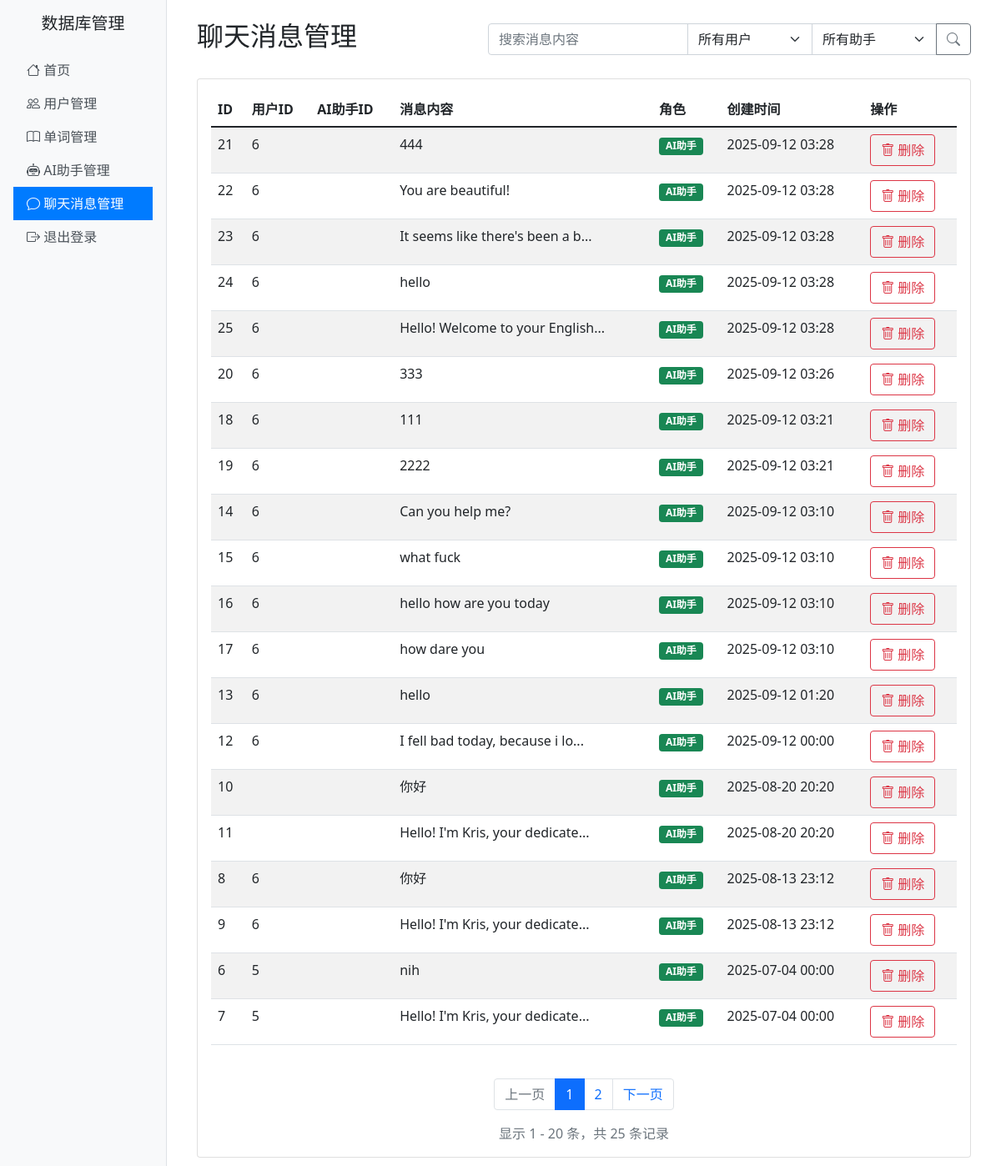
Before: /admin/chat_messages (signed in) with the older database file.
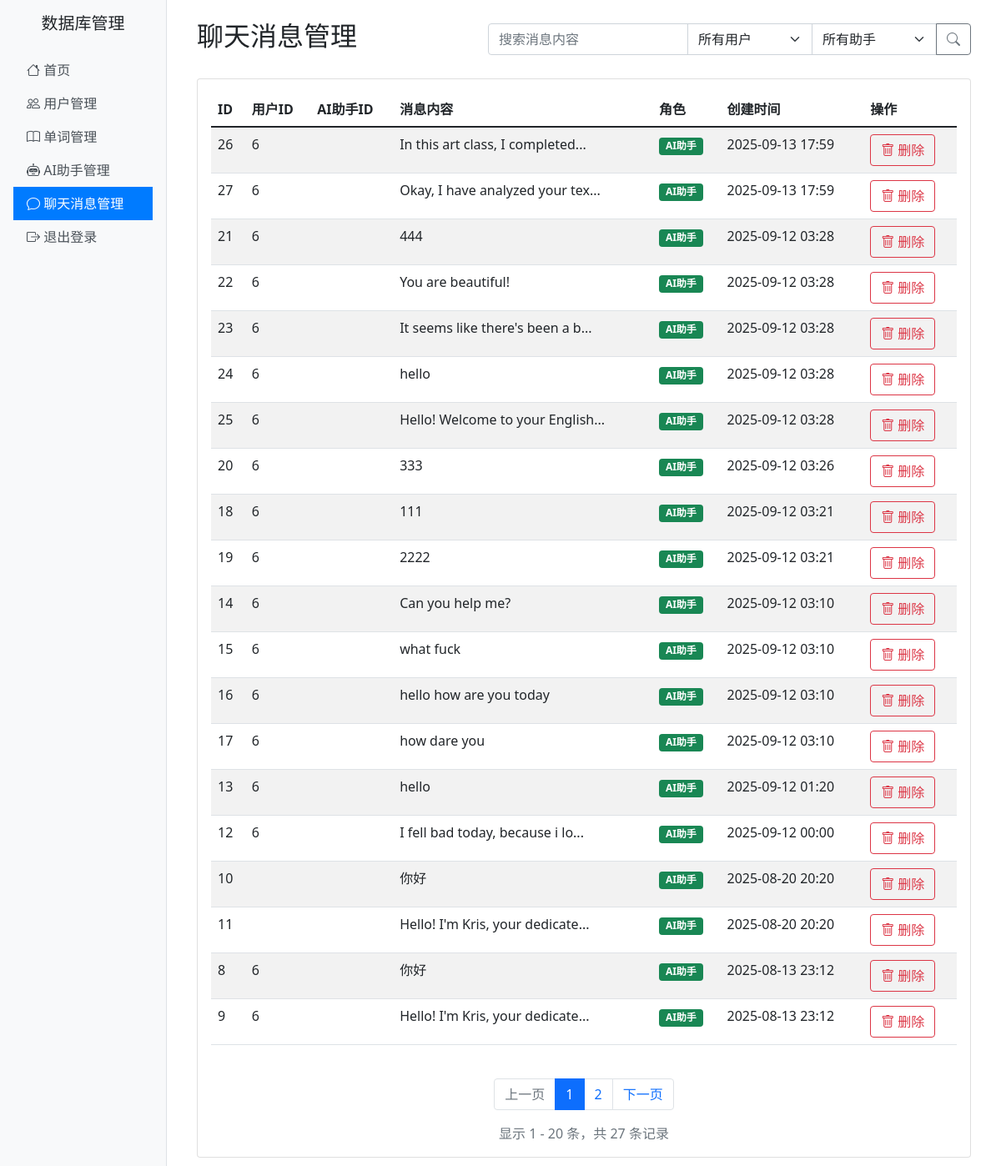
After: the same page with the newer database file.
### sql_alchemy.py (models this page shows)
class ChatMessage(db.Model):
    __tablename__ = 'chat_messages'
    message_id = db.Column(db.Integer, primary_key=True)
    user_id = db.Column(db.Integer, db.ForeignKey('user.user_id'), nullable=False)
    agent_id = db.Column(db.Integer, db.ForeignKey('ai_agent.agent_id'), nullable=False)
    sender_type = db.Column(db.String(10), nullable=False)  # 'user' or 'agent'
    content = db.Column(db.Text, nullable=False)
    tokens = db.Column(db.Integer, default=0)
    created_at = db.Column(db.DateTime, default=datetime.now())

### views/admin/__init__.py (the view)
@admin_bp.route('/chat_messages')
@login_required
def list_chat_messages():
    page = request.args.get('page', 1, type=int)
    per_page = request.args.get('per_page', 20, type=int)
    search = request.args.get('search', '')
    user_id = request.args.get('user_id', type=int)
    agent_id = request.args.get('agent_id', type=int)
    query = ChatMessage.query
    if search:
        query = query.filter(ChatMessage.content.ilike(f'%{search}%'))
    if user_id:
        query = query.filter(ChatMessage.user_id == user_id)
    if agent_id:
        query = query.filter(ChatMessage.agent_id == agent_id)
    chat_messages = query.order_by(ChatMessage.created_at.desc()).paginate(
        page=page, per_page=per_page, error_out=False
    )
    users = User.query.with_entities(User.user_id, User.username).all()
    agents = AIAgent.query.with_entities(AIAgent.agent_id, AIAgent.name).all()
    return render_template('admin/chat_messages/list.html',
                         chat_messages=chat_messages,
                         search=search,
                         user_id=user_id,
                         agent_id=agent_id,
                         users=users,
                         agents=agents)

### views/admin/__init__.py (called while the page is built)
def login_required(f):
    from functools import wraps
    @wraps(f)
    def decorated_function(*args, **kwargs):
        if 'admin_logged_in' not in session:
            return redirect(url_for('admin.login'))
        return f(*args, **kwargs)
    return decorated_function

### views/admin/templates/admin/chat_messages/list.html (shortened to what this page needs)
{% extends "admin/base.html" %}
{% block content %}
<div class="d-flex justify-content-between align-items-center mb-4">
    <h2>聊天消息管理</h2>
    <form method="GET" class="d-inline">
        <div class="input-group">
            <input type="text" class="form-control" placeholder="搜索消息内容" name="search" value="{{ search }}">
            <select class="form-select" name="user_id" style="max-width: 150px;">
                <option value="">所有用户</option>
            </select>
            <select class="form-select" name="agent_id" style="max-width: 150px;">
                <option value="">所有助手</option>
            </select>
            <button class="btn btn-outline-secondary" type="submit">
                <i class="bi bi-search"></i>
            </button>
        </div>
    </form>
</div>
<div class="card">
    <div class="card-body">
        <div class="table-responsive">
            <table class="table table-striped">
                <thead>
                    <tr>
                        <th>ID</th>
                        <th>用户ID</th>
                        <th>AI助手ID</th>
                        <th>消息内容</th>
                        <th>角色</th>
                        <th>创建时间</th>
                        <th>操作</th>
                    </tr>
                </thead>
                <tbody>
                    {% for message in chat_messages %}
                    <tr>
                        <td>{{ message.message_id }}</td>
                        <td>{{ message.user_id }}</td>
                        <td>{{ message.ai_agent_id }}</td>
                        <td>{{ message.content[:30] }}{% if message.content|length > 30 %}...{% endif %}</td>
                        <td>
                            <span class="badge bg-{{ 'info' if message.role == 'user' else 'success' }}">
                                {{ '用户' if message.role == 'user' else 'AI助手' }}
                            </span>
                        </td>
                        <td>{{ message.created_at.strftime('%Y-%m-%d %H:%M') }}</td>
                        <td>
                            <div class="btn-group btn-group-sm">
                                <form method="POST" action="{{ url_for('admin.delete_chat_message', message_id=message.message_id) }}" onsubmit="return confirm('确定要删除这条聊天消息吗？');">
                                    <button type="submit" class="btn btn-outline-danger">
                                        <i class="bi bi-trash"></i> 删除
                                    </button>
                                </form>
                            </div>
                        </td>
                    </tr>
                    {% endfor %}
                </tbody>
            </table>
        </div>
        {% if chat_messages.pages > 1 %}
        <nav aria-label="Page navigation" class="mt-4">
            <ul class="pagination justify-content-center">
                {% if chat_messages.has_prev %}
                <li class="page-item">
                    <a class="page-link" href="{{ url_for('admin.list_chat_messages', page=chat_messages.prev_num, per_page=chat_messages.per_page) }}">上一页</a>
                </li>
                {% else %}
                <li class="page-item disabled">
                    <span class="page-link">上一页</span>
                </li>
                {% endif %}
                {% for page_num in chat_messages.iter_pages(left_edge=2, right_edge=2, left_current=2, right_current=2) %}
                    {% if page_num %}
                        {% if page_num == chat_messages.page %}
                        <li class="page-item active">
                            <span class="page-link">{{ page_num }}</span>
                        </li>
                        {% else %}
                        <li class="page-item">
                            <a class="page-link" href="{{ url_for('admin.list_chat_messages', page=page_num, per_page=chat_messages.per_page) }}">{{ page_num }}</a>
                        </li>
                        {% endif %}
                    {% else %}
                        <li class="page-item disabled">
                            <span class="page-link">...</span>
                        </li>
                    {% endif %}
                {% endfor %}
                {% if chat_messages.has_next %}
                <li class="page-item">
                    <a class="page-link" href="{{ url_for('admin.list_chat_messages', page=chat_messages.next_num, per_page=chat_messages.per_page) }}">下一页</a>
                </li>
                {% else %}
                <li class="page-item disabled">
                    <span class="page-link">下一页</span>
                </li>
                {% endif %}
            </ul>
        </nav>
        {% endif %}
        <div class="mt-3 text-center text-muted">
            显示 {{ chat_messages.first }} - {{ chat_messages.last }} 条，共 {{ chat_messages.total }} 条记录
        </div>
    </div>
</div>
{% endblock %}

### views/admin/templates/admin/base.html (shortened to what this page needs)
<!DOCTYPE html>
<html lang="zh-CN">
<head>
    <link href="https://cdn.jsdelivr.net/npm/bootstrap@5.1.3/dist/css/bootstrap.min.css" rel="stylesheet">
    <link href="https://cdn.jsdelivr.net/npm/bootstrap-icons@1.7.2/font/bootstrap-icons.css" rel="stylesheet">
</head>
<body>
    <div class="container-fluid">
        <div class="row">
            <div class="col-md-2 sidebar p-0">
                <div class="p-3">
                    <h5 class="text-center mb-4">数据库管理</h5>
                    <nav class="nav flex-column">
                        <a class="nav-link {% if request.endpoint == 'admin.index' %}active{% endif %}" href="{{ url_for('admin.index') }}">
                            <i class="bi bi-house"></i> 首页
                        </a>
                        <a class="nav-link {% if request.endpoint == 'admin.list_users' %}active{% endif %}" href="{{ url_for('admin.list_users') }}">
                            <i class="bi bi-people"></i> 用户管理
                        </a>
                        <a class="nav-link {% if request.endpoint == 'admin.list_words' %}active{% endif %}" href="{{ url_for('admin.list_words') }}">
                            <i class="bi bi-book"></i> 单词管理
                        </a>
                        <a class="nav-link {% if request.endpoint == 'admin.list_ai_agents' %}active{% endif %}" href="{{ url_for('admin.list_ai_agents') }}">
                            <i class="bi bi-robot"></i> AI助手管理
                        </a>
                        <a class="nav-link {% if request.endpoint == 'admin.list_chat_messages' %}active{% endif %}" href="{{ url_for('admin.list_chat_messages') }}">
                            <i class="bi bi-chat"></i> 聊天消息管理
                        </a>
                        <a class="nav-link" href="{{ url_for('admin.logout') }}">
                            <i class="bi bi-box-arrow-right"></i> 退出登录
                        </a>
                    </nav>
                </div>
            </div>
            <div class="col-md-10">
                <div class="p-4">
                    {% block content %}
                    {% endblock %}
                </div>
            </div>
        </div>
    </div>
</body>
</html>

### views/admin/templates/admin/base.html (style rules this page uses)
.sidebar { min-height: 100vh; background-color: #f8f9fa; border-right: 1px solid #dee2e6; }
.sidebar .nav-link { color: #495057; padding: 0.5rem 1rem; }
.sidebar .nav-link.active { background-color: #007bff; color: white; }

Changed rows visible on the page:
no longer on this page (row unchanged): ChatMessage: message_id "6", user_id "5", content "nih", role "AI助手", created_at "2025-07-04 00:00"
no longer on this page (row unchanged): ChatMessage: message_id "7", user_id "5", content "Hello! I'm Kris, your dedicate", role "AI助手", created_at "2025-07-04 00:00"
added ChatMessage: message_id "26", user_id "6", content "In this art class, I completed", role "AI助手", created_at "2025-09-13 17:59"
added ChatMessage: message_id "27", user_id "6", content "Okay, I have analyzed your tex", role "AI助手", created_at "2025-09-13 17:59"
Other visible differences:
{{ chat_messages.total }}: "25" → "27"
